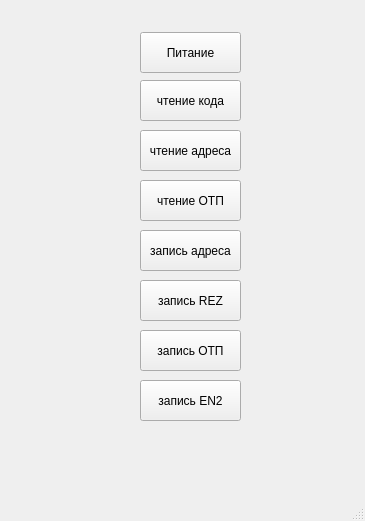
<?xml version="1.0" encoding="UTF-8"?>
<ui version="4.0">
 <class>MainWindow</class>
 <widget class="QMainWindow" name="MainWindow">
  <property name="geometry">
   <rect>
    <x>0</x>
    <y>0</y>
    <width>365</width>
    <height>521</height>
   </rect>
  </property>
  <property name="windowTitle">
   <string>MainWindow</string>
  </property>
  <widget class="QWidget" name="commandsWindow">
   <widget class="QPushButton" name="VddButton">
    <property name="geometry">
     <rect>
      <x>140</x>
      <y>32</y>
      <width>101</width>
      <height>41</height>
     </rect>
    </property>
    <property name="text">
     <string>Питание</string>
    </property>
   </widget>
   <widget class="QPushButton" name="ReadTempButton">
    <property name="geometry">
     <rect>
      <x>140</x>
      <y>80</y>
      <width>101</width>
      <height>41</height>
     </rect>
    </property>
    <property name="text">
     <string>чтение кода</string>
    </property>
   </widget>
   <widget class="QPushButton" name="ReadOTPButton">
    <property name="geometry">
     <rect>
      <x>140</x>
      <y>180</y>
      <width>101</width>
      <height>41</height>
     </rect>
    </property>
    <property name="text">
     <string>чтение ОТП</string>
    </property>
   </widget>
   <widget class="QPushButton" name="WriteREZButton">
    <property name="geometry">
     <rect>
      <x>140</x>
      <y>280</y>
      <width>101</width>
      <height>41</height>
     </rect>
    </property>
    <property name="text">
     <string>запись REZ</string>
    </property>
   </widget>
   <widget class="QPushButton" name="WriterIDButton">
    <property name="geometry">
     <rect>
      <x>140</x>
      <y>230</y>
      <width>101</width>
      <height>41</height>
     </rect>
    </property>
    <property name="text">
     <string>запись адреса</string>
    </property>
   </widget>
   <widget class="QPushButton" name="WriteOTPButton">
    <property name="geometry">
     <rect>
      <x>140</x>
      <y>330</y>
      <width>101</width>
      <height>41</height>
     </rect>
    </property>
    <property name="text">
     <string>запись ОТП</string>
    </property>
   </widget>
   <widget class="QPushButton" name="ReadIDButton">
    <property name="geometry">
     <rect>
      <x>140</x>
      <y>130</y>
      <width>101</width>
      <height>41</height>
     </rect>
    </property>
    <property name="text">
     <string>чтение адреса</string>
    </property>
   </widget>
   <widget class="QPushButton" name="WriteEn2Button">
    <property name="geometry">
     <rect>
      <x>140</x>
      <y>380</y>
      <width>101</width>
      <height>41</height>
     </rect>
    </property>
    <property name="text">
     <string>запись EN2</string>
    </property>
   </widget>
  </widget>
  <widget class="QStatusBar" name="statusbar"/>
 </widget>
 <resources/>
 <connections/>
</ui>
